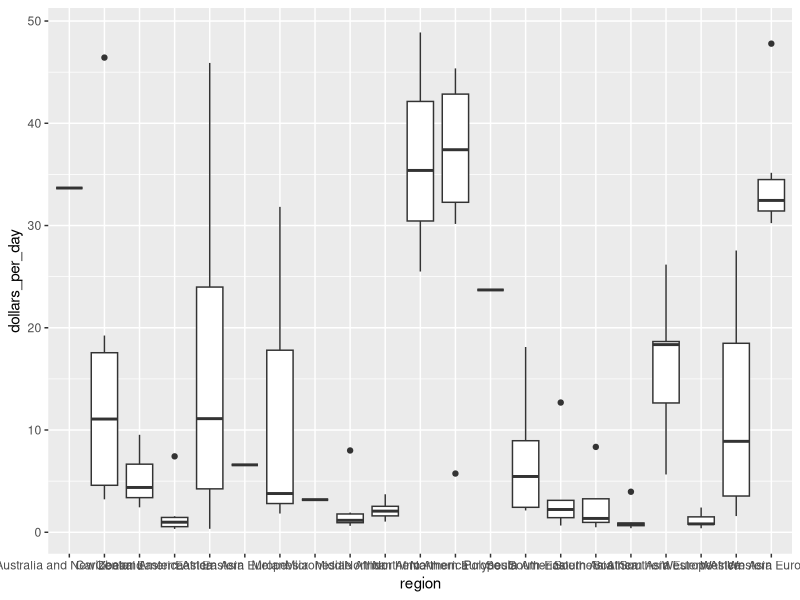
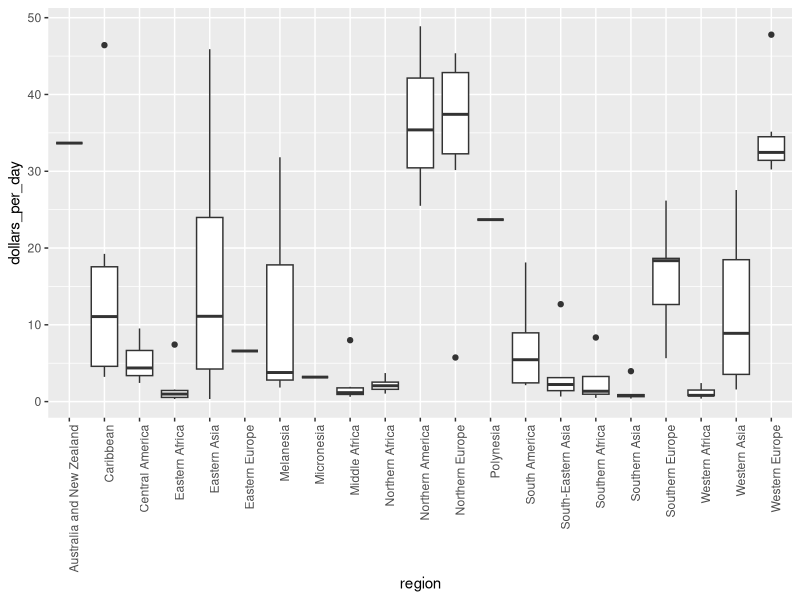
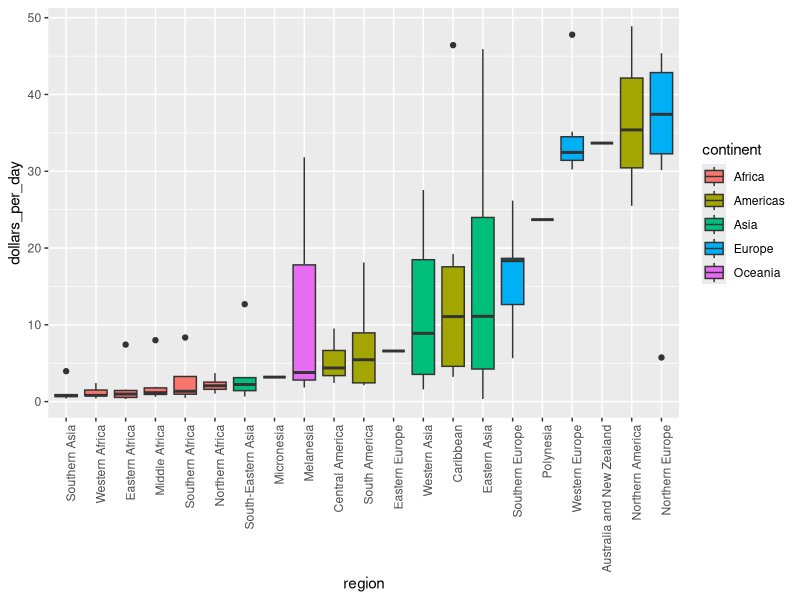
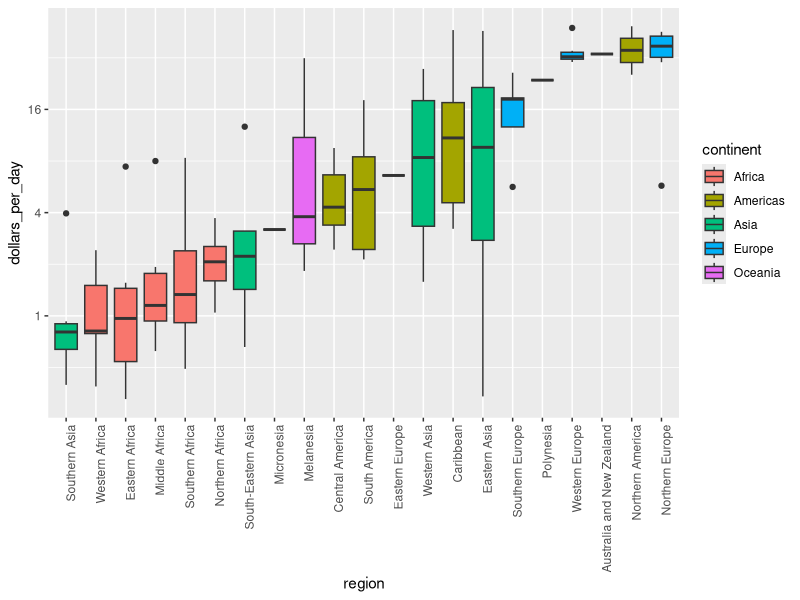
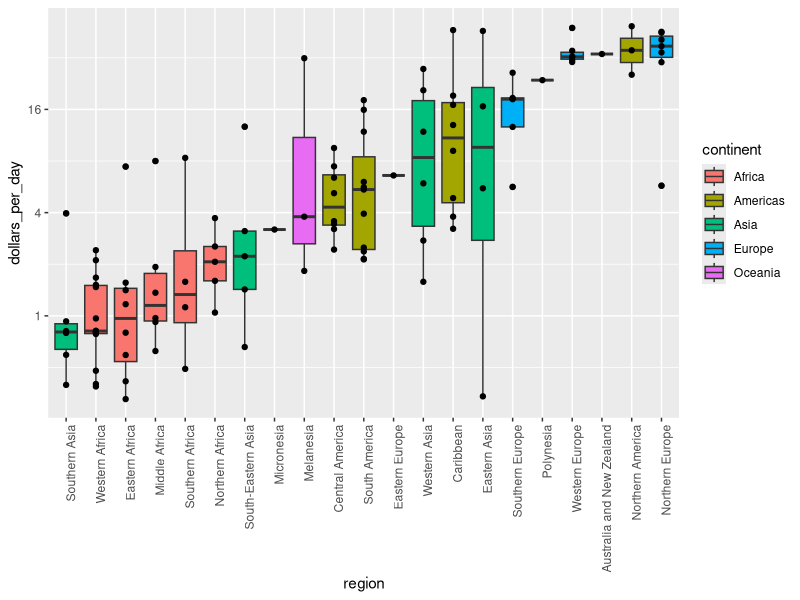

Source code (R) for these figures, in order:
library(tidyverse)
library(dslabs)
data(gapminder)

gapminder <- gapminder %>% mutate(dollars_per_day = gdp/population/365)
past_year <- 1970

# boxplot of GDP by region in 1970
gapminder %>%
  filter(year == past_year & !is.na(gdp)) %>%
  ggplot(aes(region, dollars_per_day)) +
  geom_boxplot()

# rotate names on x-axis
gapminder %>%
  filter(year == past_year & !is.na(gdp)) %>%
  ggplot(aes(region, dollars_per_day)) +
  geom_boxplot() +
  theme(axis.text.x = element_text(angle = 90, hjust = 1))

# reorder by median income and color by continent
gapminder %>%
  filter(year == past_year & !is.na(gdp)) %>%
  mutate(region = reorder(region, dollars_per_day, FUN = median)) %>%
  ggplot(aes(region, dollars_per_day, fill = continent)) +
  geom_boxplot() +
  theme(axis.text.x = element_text(angle = 90, hjust = 1))

# log2 scale y-axis
gapminder %>%
  filter(year == past_year & !is.na(gdp)) %>%
  mutate(region = reorder(region, dollars_per_day, FUN = median)) %>%
  ggplot(aes(region, dollars_per_day, fill = continent)) +
  geom_boxplot() +
  scale_y_continuous(trans = "log2") +
  theme(axis.text.x = element_text(angle = 90, hjust = 1))

# add data points
gapminder %>%
  filter(year == past_year & !is.na(gdp)) %>%
  mutate(region = reorder(region, dollars_per_day, FUN = median)) %>%
  ggplot(aes(region, dollars_per_day, fill = continent)) +
  geom_boxplot() +
  scale_y_continuous(trans = "log2") +
  geom_point(show.legend = FALSE) +
  theme(axis.text.x = element_text(angle = 90, hjust = 1))

  
